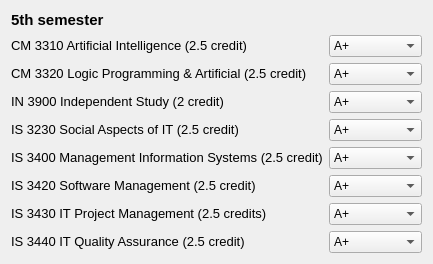
  <widget class="QWidget" name="layoutWidget">
   <property name="geometry">
    <rect>
     <x>10</x>
     <y>32</y>
     <width>407</width>
     <height>232</height>
    </rect>
   </property>
   <layout class="QVBoxLayout" name="verticalLayout_8">
    <item>
     <widget class="QLabel" name="label_2">
      <property name="text">
       <string>&lt;!DOCTYPE HTML PUBLIC &quot;-//W3C//DTD HTML 4.0//EN&quot; &quot;http://www.w3.org/TR/REC-html40/strict.dtd&quot;&gt;
&lt;html&gt;&lt;head&gt;&lt;meta name=&quot;qrichtext&quot; content=&quot;1&quot; /&gt;&lt;style type=&quot;text/css&quot;&gt;
p, li { white-space: pre-wrap; }
&lt;/style&gt;&lt;/head&gt;&lt;body style=&quot; font-family:'MS Shell Dlg 2'; font-size:8.25pt; font-weight:400; font-style:normal;&quot;&gt;
&lt;p style=&quot; margin-top:0px; margin-bottom:0px; margin-left:0px; margin-right:0px; -qt-block-indent:0; text-indent:0px;&quot;&gt;&lt;span style=&quot; font-size:11pt; font-weight:600;&quot;&gt;5th semester&lt;/span&gt;&lt;/p&gt;&lt;/body&gt;&lt;/html&gt;</string>
      </property>
     </widget>
    </item>
    <item>
     <layout class="QHBoxLayout" name="horizontalLayout_4">
      <item>
       <layout class="QVBoxLayout" name="verticalLayout">
        <item>
         <widget class="QLabel" name="label_35">
          <property name="text">
           <string>&lt;!DOCTYPE HTML PUBLIC &quot;-//W3C//DTD HTML 4.0//EN&quot; &quot;http://www.w3.org/TR/REC-html40/strict.dtd&quot;&gt;
&lt;html&gt;&lt;head&gt;&lt;meta name=&quot;qrichtext&quot; content=&quot;1&quot; /&gt;&lt;style type=&quot;text/css&quot;&gt;
p, li { white-space: pre-wrap; }
&lt;/style&gt;&lt;/head&gt;&lt;body style=&quot; font-family:'MS Shell Dlg 2'; font-size:8.25pt; font-weight:400; font-style:normal;&quot;&gt;
&lt;p style=&quot; margin-top:0px; margin-bottom:0px; margin-left:0px; margin-right:0px; -qt-block-indent:0; text-indent:0px;&quot;&gt;&lt;span style=&quot; font-size:10pt;&quot;&gt;CM 3310 Artificial Intelligence (2.5 credit)&lt;/span&gt;&lt;/p&gt;&lt;/body&gt;&lt;/html&gt;</string>
          </property>
         </widget>
        </item>
        <item>
         <widget class="QLabel" name="label_36">
          <property name="text">
           <string>&lt;!DOCTYPE HTML PUBLIC &quot;-//W3C//DTD HTML 4.0//EN&quot; &quot;http://www.w3.org/TR/REC-html40/strict.dtd&quot;&gt;
&lt;html&gt;&lt;head&gt;&lt;meta name=&quot;qrichtext&quot; content=&quot;1&quot; /&gt;&lt;style type=&quot;text/css&quot;&gt;
p, li { white-space: pre-wrap; }
&lt;/style&gt;&lt;/head&gt;&lt;body style=&quot; font-family:'MS Shell Dlg 2'; font-size:8.25pt; font-weight:400; font-style:normal;&quot;&gt;
&lt;p style=&quot; margin-top:0px; margin-bottom:0px; margin-left:0px; margin-right:0px; -qt-block-indent:0; text-indent:0px;&quot;&gt;&lt;span style=&quot; font-size:10pt;&quot;&gt;CM 3320 Logic Programming &amp;amp; Artificial (2.5 credit)&lt;/span&gt;&lt;/p&gt;&lt;/body&gt;&lt;/html&gt;</string>
          </property>
         </widget>
        </item>
        <item>
         <widget class="QLabel" name="label_37">
          <property name="text">
           <string>&lt;!DOCTYPE HTML PUBLIC &quot;-//W3C//DTD HTML 4.0//EN&quot; &quot;http://www.w3.org/TR/REC-html40/strict.dtd&quot;&gt;
&lt;html&gt;&lt;head&gt;&lt;meta name=&quot;qrichtext&quot; content=&quot;1&quot; /&gt;&lt;style type=&quot;text/css&quot;&gt;
p, li { white-space: pre-wrap; }
&lt;/style&gt;&lt;/head&gt;&lt;body style=&quot; font-family:'MS Shell Dlg 2'; font-size:8.25pt; font-weight:400; font-style:normal;&quot;&gt;
&lt;p style=&quot; margin-top:0px; margin-bottom:0px; margin-left:0px; margin-right:0px; -qt-block-indent:0; text-indent:0px;&quot;&gt;&lt;span style=&quot; font-size:10pt;&quot;&gt;IN 3900 Independent Study (2 credit)&lt;/span&gt;&lt;/p&gt;&lt;/body&gt;&lt;/html&gt;</string>
          </property>
         </widget>
        </item>
        <item>
         <widget class="QLabel" name="label_39">
          <property name="text">
           <string>&lt;!DOCTYPE HTML PUBLIC &quot;-//W3C//DTD HTML 4.0//EN&quot; &quot;http://www.w3.org/TR/REC-html40/strict.dtd&quot;&gt;
&lt;html&gt;&lt;head&gt;&lt;meta name=&quot;qrichtext&quot; content=&quot;1&quot; /&gt;&lt;style type=&quot;text/css&quot;&gt;
p, li { white-space: pre-wrap; }
&lt;/style&gt;&lt;/head&gt;&lt;body style=&quot; font-family:'MS Shell Dlg 2'; font-size:8.25pt; font-weight:400; font-style:normal;&quot;&gt;
&lt;p style=&quot; margin-top:0px; margin-bottom:0px; margin-left:0px; margin-right:0px; -qt-block-indent:0; text-indent:0px;&quot;&gt;&lt;span style=&quot; font-size:10pt;&quot;&gt;IS 3230 Social Aspects of IT (2.5 credit)&lt;/span&gt;&lt;/p&gt;&lt;/body&gt;&lt;/html&gt;</string>
          </property>
         </widget>
        </item>
        <item>
         <widget class="QLabel" name="label_40">
          <property name="text">
           <string>&lt;!DOCTYPE HTML PUBLIC &quot;-//W3C//DTD HTML 4.0//EN&quot; &quot;http://www.w3.org/TR/REC-html40/strict.dtd&quot;&gt;
&lt;html&gt;&lt;head&gt;&lt;meta name=&quot;qrichtext&quot; content=&quot;1&quot; /&gt;&lt;style type=&quot;text/css&quot;&gt;
p, li { white-space: pre-wrap; }
&lt;/style&gt;&lt;/head&gt;&lt;body style=&quot; font-family:'MS Shell Dlg 2'; font-size:8.25pt; font-weight:400; font-style:normal;&quot;&gt;
&lt;p style=&quot; margin-top:0px; margin-bottom:0px; margin-left:0px; margin-right:0px; -qt-block-indent:0; text-indent:0px;&quot;&gt;&lt;span style=&quot; font-size:10pt;&quot;&gt;IS 3400 Management Information Systems (2.5 credit)&lt;/span&gt;&lt;/p&gt;&lt;/body&gt;&lt;/html&gt;</string>
          </property>
         </widget>
        </item>
        <item>
         <widget class="QLabel" name="label_49">
          <property name="text">
           <string>&lt;!DOCTYPE HTML PUBLIC &quot;-//W3C//DTD HTML 4.0//EN&quot; &quot;http://www.w3.org/TR/REC-html40/strict.dtd&quot;&gt;
&lt;html&gt;&lt;head&gt;&lt;meta name=&quot;qrichtext&quot; content=&quot;1&quot; /&gt;&lt;style type=&quot;text/css&quot;&gt;
p, li { white-space: pre-wrap; }
&lt;/style&gt;&lt;/head&gt;&lt;body style=&quot; font-family:'MS Shell Dlg 2'; font-size:8.25pt; font-weight:400; font-style:normal;&quot;&gt;
&lt;p style=&quot; margin-top:0px; margin-bottom:0px; margin-left:0px; margin-right:0px; -qt-block-indent:0; text-indent:0px;&quot;&gt;&lt;span style=&quot; font-size:10pt;&quot;&gt;IS 3420 Software Management (2.5 credit)&lt;/span&gt;&lt;/p&gt;&lt;/body&gt;&lt;/html&gt;</string>
          </property>
         </widget>
        </item>
        <item>
         <widget class="QLabel" name="label_50">
          <property name="text">
           <string>&lt;!DOCTYPE HTML PUBLIC &quot;-//W3C//DTD HTML 4.0//EN&quot; &quot;http://www.w3.org/TR/REC-html40/strict.dtd&quot;&gt;
&lt;html&gt;&lt;head&gt;&lt;meta name=&quot;qrichtext&quot; content=&quot;1&quot; /&gt;&lt;style type=&quot;text/css&quot;&gt;
p, li { white-space: pre-wrap; }
&lt;/style&gt;&lt;/head&gt;&lt;body style=&quot; font-family:'MS Shell Dlg 2'; font-size:8.25pt; font-weight:400; font-style:normal;&quot;&gt;
&lt;p style=&quot; margin-top:0px; margin-bottom:0px; margin-left:0px; margin-right:0px; -qt-block-indent:0; text-indent:0px;&quot;&gt;&lt;span style=&quot; font-size:10pt;&quot;&gt;IS 3430 IT Project Management (2.5 credits)&lt;/span&gt;&lt;/p&gt;&lt;/body&gt;&lt;/html&gt;</string>
          </property>
         </widget>
        </item>
        <item>
         <widget class="QLabel" name="label_51">
          <property name="text">
           <string>&lt;!DOCTYPE HTML PUBLIC &quot;-//W3C//DTD HTML 4.0//EN&quot; &quot;http://www.w3.org/TR/REC-html40/strict.dtd&quot;&gt;
&lt;html&gt;&lt;head&gt;&lt;meta name=&quot;qrichtext&quot; content=&quot;1&quot; /&gt;&lt;style type=&quot;text/css&quot;&gt;
p, li { white-space: pre-wrap; }
&lt;/style&gt;&lt;/head&gt;&lt;body style=&quot; font-family:'MS Shell Dlg 2'; font-size:8.25pt; font-weight:400; font-style:normal;&quot;&gt;
&lt;p style=&quot; margin-top:0px; margin-bottom:0px; margin-left:0px; margin-right:0px; -qt-block-indent:0; text-indent:0px;&quot;&gt;&lt;span style=&quot; font-size:10pt;&quot;&gt;IS 3440 IT Quality Assurance (2.5 credit)&lt;/span&gt;&lt;/p&gt;&lt;/body&gt;&lt;/html&gt;</string>
          </property>
         </widget>
        </item>
       </layout>
      </item>
      <item>
       <layout class="QVBoxLayout" name="verticalLayout_2">
        <item>
         <widget class="QComboBox" name="comboBox_31">
          <item>
           <property name="text">
            <string>A+</string>
           </property>
          </item>
          <item>
           <property name="text">
            <string>A</string>
           </property>
          </item>
          <item>
           <property name="text">
            <string>A-</string>
           </property>
          </item>
          <item>
           <property name="text">
            <string>B+</string>
           </property>
          </item>
          <item>
           <property name="text">
            <string>B</string>
           </property>
          </item>
          <item>
           <property name="text">
            <string>B-</string>
           </property>
          </item>
          <item>
           <property name="text">
            <string>C+</string>
           </property>
          </item>
          <item>
           <property name="text">
            <string>C</string>
           </property>
          </item>
          <item>
           <property name="text">
            <string>C-</string>
           </property>
          </item>
          <item>
           <property name="text">
            <string>D</string>
           </property>
          </item>
          <item>
           <property name="text">
            <string>I</string>
           </property>
          </item>
          <item>
           <property name="text">
            <string>F</string>
           </property>
          </item>
          <item>
           <property name="text">
            <string>Not release</string>
           </property>
          </item>
         </widget>
        </item>
        <item>
         <widget class="QComboBox" name="comboBox_32">
          <item>
           <property name="text">
            <string>A+</string>
           </property>
          </item>
          <item>
           <property name="text">
            <string>A</string>
           </property>
          </item>
          <item>
           <property name="text">
            <string>A-</string>
           </property>
          </item>
          <item>
           <property name="text">
            <string>B+</string>
           </property>
          </item>
          <item>
           <property name="text">
            <string>B</string>
           </property>
          </item>
          <item>
           <property name="text">
            <string>B-</string>
           </property>
          </item>
          <item>
           <property name="text">
            <string>C+</string>
           </property>
          </item>
          <item>
           <property name="text">
            <string>C</string>
           </property>
          </item>
          <item>
           <property name="text">
            <string>C-</string>
           </property>
          </item>
          <item>
           <property name="text">
            <string>D</string>
           </property>
          </item>
          <item>
           <property name="text">
            <string>I</string>
           </property>
          </item>
          <item>
           <property name="text">
            <string>F</string>
           </property>
          </item>
          <item>
           <property name="text">
            <string>Not release</string>
           </property>
          </item>
         </widget>
        </item>
        <item>
         <widget class="QComboBox" name="comboBox_33">
          <item>
           <property name="text">
            <string>A+</string>
           </property>
          </item>
          <item>
           <property name="text">
            <string>A</string>
           </property>
          </item>
          <item>
           <property name="text">
            <string>A-</string>
           </property>
          </item>
          <item>
           <property name="text">
            <string>B+</string>
           </property>
          </item>
          <item>
           <property name="text">
            <string>B</string>
           </property>
          </item>
          <item>
           <property name="text">
            <string>B-</string>
           </property>
          </item>
          <item>
           <property name="text">
            <string>C+</string>
           </property>
          </item>
          <item>
           <property name="text">
            <string>C</string>
           </property>
          </item>
          <item>
           <property name="text">
            <string>C-</string>
           </property>
          </item>
          <item>
           <property name="text">
            <string>D</string>
           </property>
          </item>
          <item>
           <property name="text">
            <string>I</string>
           </property>
          </item>
          <item>
           <property name="text">
            <string>F</string>
           </property>
          </item>
          <item>
           <property name="text">
            <string>Not release</string>
           </property>
          </item>
         </widget>
        </item>
        <item>
         <widget class="QComboBox" name="comboBox_34">
          <item>
           <property name="text">
            <string>A+</string>
           </property>
          </item>
          <item>
           <property name="text">
            <string>A</string>
           </property>
          </item>
          <item>
           <property name="text">
            <string>A-</string>
           </property>
          </item>
          <item>
           <property name="text">
            <string>B+</string>
           </property>
          </item>
          <item>
           <property name="text">
            <string>B</string>
           </property>
          </item>
          <item>
           <property name="text">
            <string>B-</string>
           </property>
          </item>
          <item>
           <property name="text">
            <string>C+</string>
           </property>
          </item>
          <item>
           <property name="text">
            <string>C</string>
           </property>
          </item>
          <item>
           <property name="text">
            <string>C-</string>
           </property>
          </item>
          <item>
           <property name="text">
            <string>D</string>
           </property>
          </item>
          <item>
           <property name="text">
            <string>I</string>
           </property>
          </item>
          <item>
           <property name="text">
            <string>F</string>
           </property>
          </item>
          <item>
           <property name="text">
            <string>Not release</string>
           </property>
          </item>
         </widget>
        </item>
        <item>
         <widget class="QComboBox" name="comboBox_35">
          <item>
           <property name="text">
            <string>A+</string>
           </property>
          </item>
          <item>
           <property name="text">
            <string>A</string>
           </property>
          </item>
          <item>
           <property name="text">
            <string>A-</string>
           </property>
          </item>
          <item>
           <property name="text">
            <string>B+</string>
           </property>
          </item>
          <item>
           <property name="text">
            <string>B</string>
           </property>
          </item>
          <item>
           <property name="text">
            <string>B-</string>
           </property>
          </item>
          <item>
           <property name="text">
            <string>C+</string>
           </property>
          </item>
          <item>
           <property name="text">
            <string>C</string>
           </property>
          </item>
          <item>
           <property name="text">
            <string>C-</string>
           </property>
          </item>
          <item>
           <property name="text">
            <string>D</string>
           </property>
          </item>
          <item>
           <property name="text">
            <string>I</string>
           </property>
          </item>
          <item>
           <property name="text">
            <string>F</string>
           </property>
          </item>
          <item>
           <property name="text">
            <string>Not release</string>
           </property>
          </item>
         </widget>
        </item>
        <item>
         <widget class="QComboBox" name="comboBox_36">
          <item>
           <property name="text">
            <string>A+</string>
           </property>
          </item>
          <item>
           <property name="text">
            <string>A</string>
           </property>
          </item>
          <item>
           <property name="text">
            <string>A-</string>
           </property>
          </item>
          <item>
           <property name="text">
            <string>B+</string>
           </property>
          </item>
          <item>
           <property name="text">
            <string>B</string>
           </property>
          </item>
          <item>
           <property name="text">
            <string>B-</string>
           </property>
          </item>
          <item>
           <property name="text">
            <string>C+</string>
           </property>
          </item>
          <item>
           <property name="text">
            <string>C</string>
           </property>
          </item>
          <item>
           <property name="text">
            <string>C-</string>
           </property>
          </item>
          <item>
           <property name="text">
            <string>D</string>
           </property>
          </item>
          <item>
           <property name="text">
            <string>I</string>
           </property>
          </item>
          <item>
           <property name="text">
            <string>F</string>
           </property>
          </item>
          <item>
           <property name="text">
            <string>Not release</string>
           </property>
          </item>
         </widget>
        </item>
        <item>
         <widget class="QComboBox" name="comboBox_37">
          <item>
           <property name="text">
            <string>A+</string>
           </property>
          </item>
          <item>
           <property name="text">
            <string>A</string>
           </property>
          </item>
          <item>
           <property name="text">
            <string>A-</string>
           </property>
          </item>
          <item>
           <property name="text">
            <string>B+</string>
           </property>
          </item>
          <item>
           <property name="text">
            <string>B</string>
           </property>
          </item>
          <item>
           <property name="text">
            <string>B-</string>
           </property>
          </item>
          <item>
           <property name="text">
            <string>C+</string>
           </property>
          </item>
          <item>
           <property name="text">
            <string>C</string>
           </property>
          </item>
          <item>
           <property name="text">
            <string>C-</string>
           </property>
          </item>
          <item>
           <property name="text">
            <string>D</string>
           </property>
          </item>
          <item>
           <property name="text">
            <string>I</string>
           </property>
          </item>
          <item>
           <property name="text">
            <string>F</string>
           </property>
          </item>
          <item>
           <property name="text">
            <string>Not release</string>
           </property>
          </item>
         </widget>
        </item>
        <item>
         <widget class="QComboBox" name="comboBox_38">
          <item>
           <property name="text">
            <string>A+</string>
           </property>
          </item>
          <item>
           <property name="text">
            <string>A</string>
           </property>
          </item>
          <item>
           <property name="text">
            <string>A-</string>
           </property>
          </item>
          <item>
           <property name="text">
            <string>B+</string>
           </property>
          </item>
          <item>
           <property name="text">
            <string>B</string>
           </property>
          </item>
          <item>
           <property name="text">
            <string>B-</string>
           </property>
          </item>
          <item>
           <property name="text">
            <string>C+</string>
           </property>
          </item>
          <item>
           <property name="text">
            <string>C</string>
           </property>
          </item>
          <item>
           <property name="text">
            <string>C-</string>
           </property>
          </item>
          <item>
           <property name="text">
            <string>D</string>
           </property>
          </item>
          <item>
           <property name="text">
            <string>I</string>
           </property>
          </item>
          <item>
           <property name="text">
            <string>F</string>
           </property>
          </item>
          <item>
           <property name="text">
            <string>Not release</string>
           </property>
          </item>
         </widget>
        </item>
       </layout>
      </item>
     </layout>
    </item>
   </layout>
  </widget>
